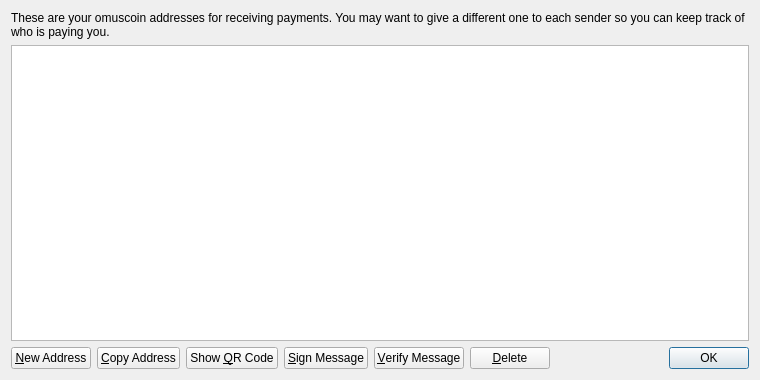
<?xml version="1.0" encoding="UTF-8"?>
<ui version="4.0">
 <class>AddressBookPage</class>
 <widget class="QWidget" name="AddressBookPage">
  <property name="geometry">
   <rect>
    <x>0</x>
    <y>0</y>
    <width>760</width>
    <height>380</height>
   </rect>
  </property>
  <property name="windowTitle">
   <string>Address Book</string>
  </property>
  <layout class="QVBoxLayout" name="verticalLayout">
   <item>
    <widget class="QLabel" name="labelExplanation">
     <property name="text">
      <string>These are your omuscoin addresses for receiving payments. You may want to give a different one to each sender so you can keep track of who is paying you.</string>
     </property>
     <property name="textFormat">
      <enum>Qt::PlainText</enum>
     </property>
     <property name="wordWrap">
      <bool>true</bool>
     </property>
    </widget>
   </item>
   <item>
    <widget class="QTableView" name="tableView">
     <property name="contextMenuPolicy">
      <enum>Qt::CustomContextMenu</enum>
     </property>
     <property name="toolTip">
      <string>Double-click to edit address or label</string>
     </property>
     <property name="tabKeyNavigation">
      <bool>false</bool>
     </property>
     <property name="alternatingRowColors">
      <bool>true</bool>
     </property>
     <property name="selectionMode">
      <enum>QAbstractItemView::SingleSelection</enum>
     </property>
     <property name="selectionBehavior">
      <enum>QAbstractItemView::SelectRows</enum>
     </property>
     <property name="sortingEnabled">
      <bool>true</bool>
     </property>
     <attribute name="verticalHeaderVisible">
      <bool>false</bool>
     </attribute>
    </widget>
   </item>
   <item>
    <layout class="QHBoxLayout" name="horizontalLayout">
     <item>
      <widget class="QPushButton" name="newAddressButton">
       <property name="toolTip">
        <string>Create a new address</string>
       </property>
       <property name="text">
        <string>&amp;New Address</string>
       </property>
       <property name="icon">
        <iconset resource="../bitcoin.qrc">
         <normaloff>:/icons/add</normaloff>:/icons/add</iconset>
       </property>
      </widget>
     </item>
     <item>
      <widget class="QPushButton" name="copyToClipboard">
       <property name="toolTip">
        <string>Copy the currently selected address to the system clipboard</string>
       </property>
       <property name="text">
        <string>&amp;Copy Address</string>
       </property>
       <property name="icon">
        <iconset resource="../bitcoin.qrc">
         <normaloff>:/icons/editcopy</normaloff>:/icons/editcopy</iconset>
       </property>
      </widget>
     </item>
     <item>
      <widget class="QPushButton" name="showQRCode">
       <property name="text">
        <string>Show &amp;QR Code</string>
       </property>
       <property name="icon">
        <iconset resource="../bitcoin.qrc">
         <normaloff>:/icons/qrcode</normaloff>:/icons/qrcode</iconset>
       </property>
      </widget>
     </item>
     <item>
      <widget class="QPushButton" name="signMessage">
       <property name="toolTip">
        <string>Sign a message to prove you own a Bitcoin address</string>
       </property>
       <property name="text">
        <string>&amp;Sign Message</string>
       </property>
       <property name="icon">
        <iconset resource="../bitcoin.qrc">
         <normaloff>:/icons/edit</normaloff>:/icons/edit</iconset>
       </property>
      </widget>
     </item>
     <item>
      <widget class="QPushButton" name="verifyMessage">
       <property name="toolTip">
        <string>Verify a message to ensure it was signed with a specified Bitcoin address</string>
       </property>
       <property name="text">
        <string>&amp;Verify Message</string>
       </property>
       <property name="icon">
        <iconset resource="../bitcoin.qrc">
         <normaloff>:/icons/transaction_0</normaloff>:/icons/transaction_0</iconset>
       </property>
      </widget>
     </item>
     <item>
      <widget class="QPushButton" name="deleteButton">
       <property name="toolTip">
        <string>Delete the currently selected address from the list. Only sending addresses can be deleted.</string>
       </property>
       <property name="text">
        <string>&amp;Delete</string>
       </property>
       <property name="icon">
        <iconset resource="../bitcoin.qrc">
         <normaloff>:/icons/remove</normaloff>:/icons/remove</iconset>
       </property>
      </widget>
     </item>
     <item>
      <spacer name="horizontalSpacer">
       <property name="orientation">
        <enum>Qt::Horizontal</enum>
       </property>
       <property name="sizeHint" stdset="0">
        <size>
         <width>40</width>
         <height>20</height>
        </size>
       </property>
      </spacer>
     </item>
     <item>
      <widget class="QDialogButtonBox" name="buttonBox">
       <property name="sizePolicy">
        <sizepolicy hsizetype="Maximum" vsizetype="Fixed">
         <horstretch>0</horstretch>
         <verstretch>0</verstretch>
        </sizepolicy>
       </property>
       <property name="standardButtons">
        <set>QDialogButtonBox::Ok</set>
       </property>
      </widget>
     </item>
    </layout>
   </item>
  </layout>
 </widget>
 <resources>
  <include location="../bitcoin.qrc"/>
 </resources>
 <connections/>
</ui>
